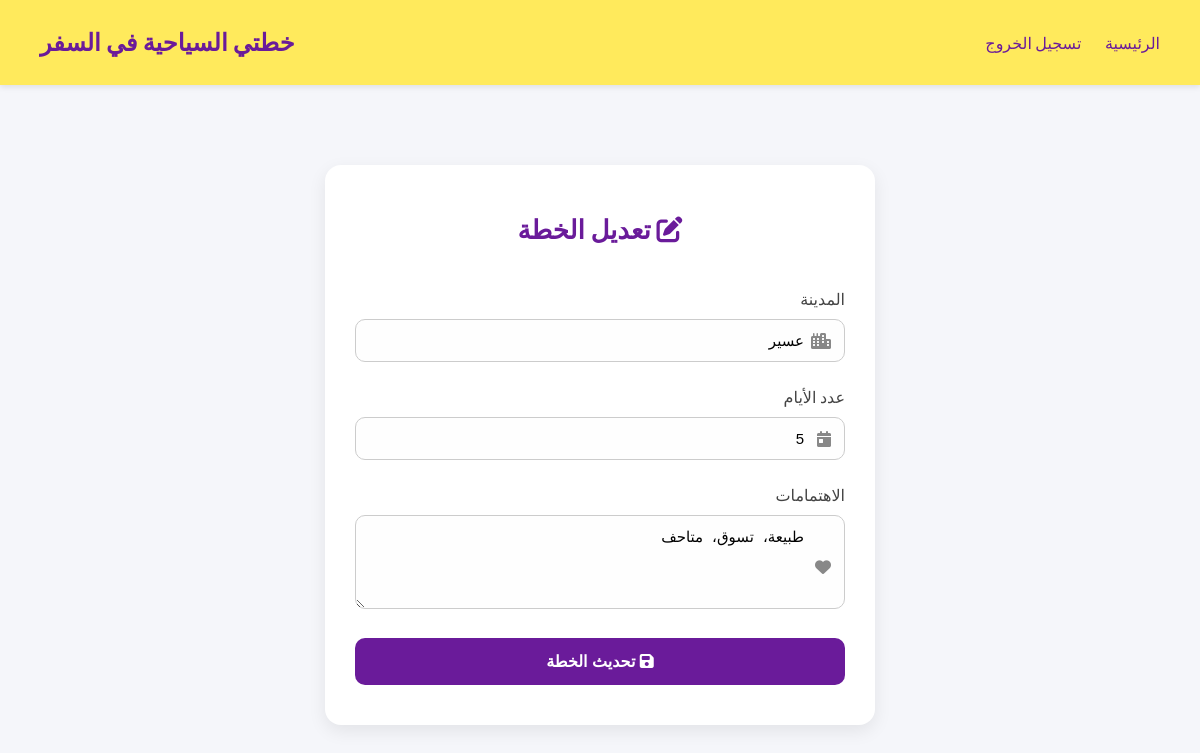
/edit_plan.php?id=6 (signed in), run on the app's committed database.
### tables this page shows
CREATE TABLE IF NOT EXISTS `plans` (
  `id` int NOT NULL AUTO_INCREMENT,
  `user_id` int DEFAULT NULL,
  `city` varchar(100) DEFAULT NULL,
  `days_count` int DEFAULT NULL,
  `preferences` text,
  `created_at` timestamp NULL DEFAULT CURRENT_TIMESTAMP,
  PRIMARY KEY (`id`)
);

### edit_plan.php (the view, shortened to what this page needs)
 <?php
require 'includes/db.php';
$plan_id = isset($_GET['id']) ? intval($_GET['id']) : 0;
$stmt = $pdo->prepare("SELECT * FROM plans WHERE id = ? AND user_id = ?");
$stmt->execute([$plan_id, $_SESSION['user_id']]);
$plan = $stmt->fetch();
$city = isset($plan['city']) ? htmlspecialchars($plan['city']) : '';
$days_count = isset($plan['days_count']) ? htmlspecialchars($plan['days_count']) : 1;
$preferencesArray = json_decode($plan['preferences'], true);
$preferences = is_array($preferencesArray) ? implode('، ', $preferencesArray) : htmlspecialchars($plan['preferences']);
?>
<!DOCTYPE html>
<html lang="ar" dir="rtl">
<head>
  <link rel="stylesheet" href="https://cdnjs.cloudflare.com/ajax/libs/font-awesome/6.5.0/css/all.min.css">
  <link rel="stylesheet" href="CSS/style_edit_plan.css">
  <link rel="stylesheet" href="CSS/style.css">
</head>
<body>
<?php include 'includes/header.php'?>
<div class="form-container">
  <h2><i class="fas fa-pen-to-square"></i> تعديل الخطة</h2>
  <form method="POST">
    <label>المدينة</label>
    <div class="input-group">
      <i class="fas fa-city"></i>
      <input type="text" name="city" value="<?= $city ?>" required>
    </div>
    <label>عدد الأيام</label>
    <div class="input-group">
      <i class="fas fa-calendar-day"></i>
      <input type="number" name="days_count" value="<?= $days_count ?>" min="1" required>
    </div>
    <label>الاهتمامات</label>
    <div class="input-group">
      <i class="fas fa-heart"></i>
      <textarea name="preferences" rows="4" placeholder="مثلاً: طبيعة، تسوق، متاحف"><?= $preferences ?></textarea>
    </div>
    <button type="submit" class="submit-btn"><i class="fas fa-save"></i> تحديث الخطة</button>
  </form>
</div>
</body>
</html>

### CSS/style_edit_plan.css (style rules this page uses)
* { box-sizing: border-box; }
body { font-family: 'Cairo', sans-serif; background-color: #f5f6fa; margin: 0; padding: 0; direction: rtl; }
.form-container { max-width: 500px; margin: 60px auto; background: white; padding: 30px; border-radius: 16px; box-shadow: 0 6px 12px rgba(0,0,0,0.1); }
label { font-weight: bold; margin-bottom: 6px; display: block; color: #333; }
.input-group { position: relative; margin-bottom: 20px; }
.input-group i { position: absolute; right: 12px; top: 50%; transform: translateY(-50%); color: #999; }
input, textarea { width: 100%; padding: 12px 40px 12px 12px; border: 1px solid #ccc; border-radius: 10px; font-size: 15px; background-color: #fefefe; }
textarea { resize: vertical; }
button { width: 100%; padding: 12px; background-color: #6a1b9a; color: white; font-weight: bold; border: none; border-radius: 10px; font-size: 16px; cursor: pointer; }

### CSS/style.css (style rules this page uses)
* { box-sizing: border-box; margin: 0; padding: 0; }
body { font-family: 'Cairo', sans-serif; background-color: #eee9f7; color: #2e2e3a; direction: rtl; }
h2 { font-size: 26px; margin-bottom: 30px; color: #6a1b9a; }

### edit_plan.php (style rules this page uses)
body { font-family: 'Cairo', sans-serif; background-color: #f5f6fa; margin: 0; padding: 0; direction: rtl; }
.form-container { max-width: 550px; margin: 80px auto; background: white; padding: 40px 30px; border-radius: 16px; box-shadow: 0 6px 18px rgba(0,0,0,0.08); }
h2 { text-align: center; color: #6a1b9a; margin-bottom: 30px; }
.input-group { position: relative; margin-bottom: 20px; }
.input-group i { position: absolute; right: 14px; top: 50%; transform: translateY(-50%); color: #888; }
input, textarea { width: 100%; padding: 12px 40px 12px 12px; border: 1px solid #ccc; border-radius: 10px; font-size: 15px; background-color: #fefefe; }
textarea { resize: vertical; }
label { margin-bottom: 5px; display: block; font-weight: 500; color: #444; }
.submit-btn { width: 100%; background-color: #6a1b9a; color: white; padding: 14px; border: none; border-radius: 10px; font-weight: bold; font-size: 16px; cursor: pointer; transition: 0.3s; }

### data on the page
plans: city "عسير", days_count "5", preferences "طبيعة، تسوق، متاحف"
